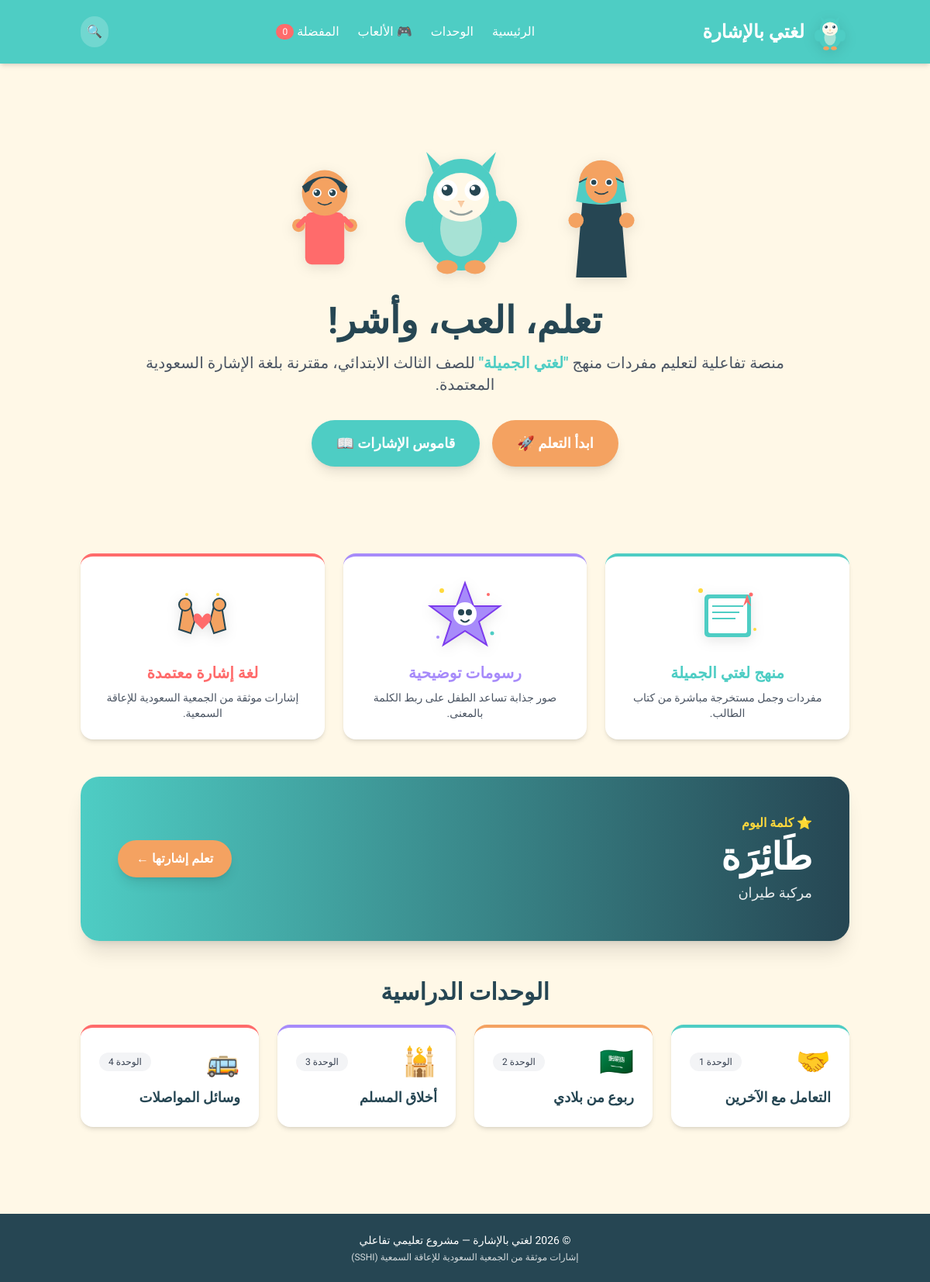
The page / on the database its author committed.
### tables this page shows
CREATE TABLE vocabulary (
    id INTEGER PRIMARY KEY,
    lesson_id INTEGER NOT NULL,
    arabic_word TEXT NOT NULL,
    diacritics TEXT,
    meaning TEXT,
    illustration_path TEXT,
    FOREIGN KEY (lesson_id) REFERENCES lessons (id)
);

CREATE TABLE units (
    id INTEGER PRIMARY KEY,
    title TEXT NOT NULL,
    unit_order INTEGER NOT NULL
);

### app.py (the view)
@app.route("/")
def index():
    db = get_db()
    units = db.execute("SELECT * FROM units ORDER BY unit_order").fetchall()
    featured = db.execute("""
        SELECT v.*, s.verification_status
        FROM vocabulary v
        LEFT JOIN sign_resources s ON s.vocabulary_id = v.id
        WHERE s.verification_status = 'Verified'
        LIMIT 1
    """).fetchone()
    return render_template("index.html", units=units, featured=featured)

### app.py (called while the page is built)
def get_db():
    if "db" not in g:
        g.db = sqlite3.connect(DB_PATH)
        g.db.row_factory = sqlite3.Row
    return g.db

### templates/index.html (shortened to what this page needs)
{% extends "base.html" %}
{% block content %}
<section class="relative text-center py-10 md:py-16">
    <div class="max-w-4xl mx-auto">
        <div class="flex justify-center items-end gap-4 mb-8">
            <div class="float" style="animation-delay: 0s;">
                <div id="char-teacher"></div>
            </div>
            <div class="celebrate">
                <div id="char-mascot"></div>
            </div>
            <div class="float" style="animation-delay: 1s;">
                <div id="char-peer"></div>
            </div>
        </div>
        <h2 class="text-4xl md:text-5xl font-extrabold text-deep-blue mb-4 leading-tight">
            تعلم، العب، وأشر!
        </h2>
        <p class="text-lg md:text-xl text-gray-600 mb-8 leading-relaxed">
            منصة تفاعلية لتعليم مفردات منهج <span class="font-bold text-teal">"لغتي الجميلة"</span>
            للصف الثالث الابتدائي، مقترنة بلغة الإشارة السعودية المعتمدة.
        </p>
        <div class="flex flex-col sm:flex-row justify-center gap-4">
            <a href="/units" class="bg-warm-orange hover:bg-orange-600 text-white font-bold py-4 px-8 rounded-full text-lg shadow-lg transition transform hover:scale-105">
                ابدأ التعلم 🚀
            </a>
            <a href="/units" class="bg-teal hover:bg-teal-700 text-white font-bold py-4 px-8 rounded-full text-lg shadow-lg transition transform hover:scale-105">
                قاموس الإشارات 📖
            </a>
        </div>
    </div>
</section>
<section class="grid grid-cols-1 md:grid-cols-3 gap-6 my-12">
    <div class="bg-white p-6 rounded-2xl shadow-md text-center border-t-4 border-teal hover:-translate-y-1 transition">
        <div id="feat-book" class="mx-auto mb-3" style="width: 100px; height: 100px;"></div>
        <h3 class="text-xl font-bold text-teal mb-2">منهج لغتي الجميلة</h3>
        <p class="text-gray-600 text-sm">مفردات وجمل مستخرجة مباشرة من كتاب الطالب.</p>
    </div>
    <div class="bg-white p-6 rounded-2xl shadow-md text-center border-t-4 border-soft-purple hover:-translate-y-1 transition">
        <div id="feat-sparkle" class="mx-auto mb-3" style="width: 100px; height: 100px;"></div>
        <h3 class="text-xl font-bold text-soft-purple mb-2">رسومات توضيحية</h3>
        <p class="text-gray-600 text-sm">صور جذابة تساعد الطفل على ربط الكلمة بالمعنى.</p>
    </div>
    <div class="bg-white p-6 rounded-2xl shadow-md text-center border-t-4 border-coral hover:-translate-y-1 transition">
        <div id="feat-sign" class="mx-auto mb-3" style="width: 100px; height: 100px;"></div>
        <h3 class="text-xl font-bold text-coral mb-2">لغة إشارة معتمدة</h3>
        <p class="text-gray-600 text-sm">إشارات موثقة من الجمعية السعودية للإعاقة السمعية.</p>
    </div>
</section>
{% if featured %}
<section class="bg-gradient-to-r from-teal to-deep-blue text-white rounded-3xl p-8 md:p-12 my-12 shadow-xl relative overflow-hidden">
    <div class="flex flex-col md:flex-row items-center justify-between gap-6 relative z-10">
        <div>
            <p class="text-warm-yellow font-bold mb-2">⭐ كلمة اليوم</p>
            <h3 class="text-4xl md:text-5xl font-extrabold mb-2">{{ featured.diacritics or featured.arabic_word }}</h3>
            <p class="text-lg opacity-90">{{ featured.meaning }}</p>
        </div>
        <a href="/word/{{ featured.id }}" class="bg-warm-orange hover:bg-orange-600 text-white font-bold py-3 px-6 rounded-full shadow-lg transition transform hover:scale-110">
            تعلم إشارتها ←
        </a>
    </div>
</section>
{% endif %}
<section class="my-12">
    <h2 class="text-3xl font-extrabold text-deep-blue mb-6 text-center">الوحدات الدراسية</h2>
    <div class="grid grid-cols-1 md:grid-cols-2 lg:grid-cols-4 gap-6">
        {% set colors = ['teal', 'warm-orange', 'soft-purple', 'coral'] %}
        {% set icons  = ['🤝', '🇸🇦', '🕌', '🚌'] %}
        {% for unit in units %}
        <a href="/unit/{{ unit.id }}" class="bg-white rounded-2xl shadow-md p-6 border-t-4 border-{{ colors[loop.index0 % 4] }} hover:-translate-y-1 transition">
            <div class="flex items-center justify-between mb-3">
                <span class="text-4xl">{{ icons[loop.index0 % 4] }}</span>
                <span class="bg-gray-100 text-gray-700 px-3 py-1 rounded-full text-xs font-medium">الوحدة {{ unit.unit_order }}</span>
            </div>
            <h3 class="text-lg font-bold text-deep-blue">{{ unit.title }}</h3>
        </a>
        {% endfor %}
    </div>
</section>
{% endblock %}

### templates/base.html (shortened to what this page needs)
<!DOCTYPE html>
<html lang="ar" dir="rtl">
<head>
    <script src="https://cdn.tailwindcss.com"></script>
    <link rel="stylesheet" href="{{ url_for('static', filename='css/styles.css') }}">
    <link rel="stylesheet" href="{{ url_for('static', filename='css/characters.css') }}">
</head>
<body class="font-tajawal bg-cream text-deep-blue min-h-screen flex flex-col">
    <header class="bg-teal text-white shadow-md sticky top-0 z-40">
        <div class="container mx-auto px-4 py-4 flex justify-between items-center gap-4">
            <a href="/" class="flex items-center gap-2 flex-shrink-0">
                <div id="header-character"></div>
                <h1 class="text-xl md:text-2xl font-extrabold">لغتي بالإشارة</h1>
            </a>
            <nav class="hidden md:flex items-center gap-6 text-base font-medium">
                <a href="/" class="hover:text-warm-yellow transition">الرئيسية</a>
                <a href="/units" class="hover:text-warm-yellow transition">الوحدات</a>
                <a href="/games" class="hover:text-warm-yellow transition">🎮 الألعاب</a>
                <a href="/favorites" class="hover:text-warm-yellow transition flex items-center gap-1">
                    المفضلة
                    <span data-fav-count class="bg-coral text-white text-xs px-2 py-0.5 rounded-full">0</span>
                </a>
            </nav>
            <div class="flex items-center gap-2">
                <button id="search-open-btn" class="bg-white/20 hover:bg-white/30 p-2 rounded-full transition" title="بحث (Ctrl+K)">
                    🔍
                </button>
            </div>
        </div>
    </header>
    <main class="flex-grow container mx-auto px-4 py-8">
        {% block content %}{% endblock %}
    </main>
    <footer class="bg-deep-blue text-white text-center py-6 mt-8">
        <p class="text-sm">© 2026 لغتي بالإشارة — مشروع تعليمي تفاعلي</p>
        <p class="text-xs mt-1 opacity-80">إشارات موثقة من الجمعية السعودية للإعاقة السمعية (SSHI)</p>
    </footer>
</body>
</html>

### static/css/styles.css (style rules this page uses)
body { font-family: 'Tajawal', sans-serif; background-color: #F8FAFC; }
html { scroll-behavior: smooth; }
h1, h2, h3, h4, h5, h6 { font-family: 'Tajawal', sans-serif; letter-spacing: 0; }

### static/css/characters.css (style rules this page uses)
:root { --warm-yellow: #FFD93D; --teal: #4ECDC4; --coral: #FF6B6B; --soft-purple: #A78BFA; --warm-orange: #F4A261; --deep-blue: #264653; --cream: #FFF8E7; }
.celebrate { animation: celebrate 1s ease-in-out infinite; }
.float { animation: float 3s ease-in-out infinite; }

### rows shown on the page
vocabulary: diacritics "طَائِرَة", meaning "مركبة طيران"
units: icons "🤝", unit_order "1", title "التعامل مع الآخرين"
units: icons "🇸🇦", unit_order "2", title "ربوع من بلادي"
units: icons "🕌", unit_order "3", title "أخلاق المسلم"
units: icons "🚌", unit_order "4", title "وسائل المواصلات"
